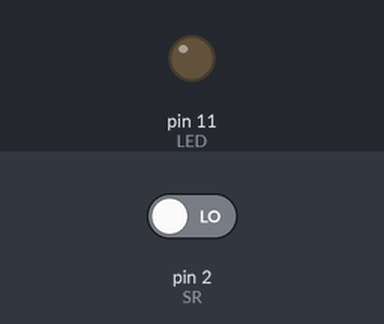
A sketch run on a simulated Arduino Uno, built with avr-gcc and run on an emulated ATmega328P. On the bench: output pins drawn as LEDs (lit = HIGH). The test bench sets the inputs (shaded band); at power-on: pin 2 (SR) LOW.

Above: at 1.2 s.
1.3 s: pin 2 (SR) driven HIGH
At 2.0 s:
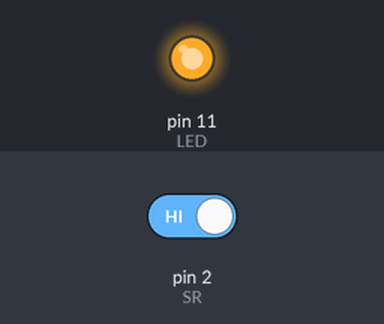
2.8 s: pin 2 (SR) driven LOW
At 3.2 s:
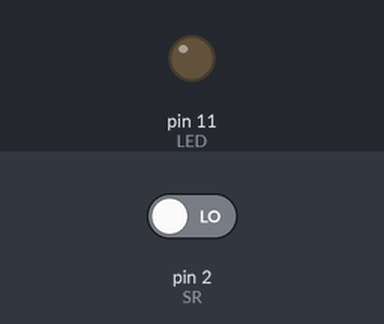
Timing chart, 0 to 5.8 s (numbered marks = the images above; inputs shaded):
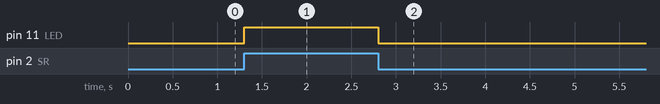

Measured:
- after the input at 1.3 s, pin 11 (LED): LOW → HIGH at once
- after the input at 2.8 s, pin 11 (LED): HIGH → LOW at once

The sketch:

Pulsador_2.ino
```cpp
/*
   Pulsador_II
   Acender un led cando se prema o pulsador
   apagalo en caso contrario
   xrosas_22
*/

#define SR 2   // Pin do pulsador
#define LED 11 // pin do led

void setup() {
  pinMode(LED, OUTPUT);  //modo pin como saida
  pinMode(SR, INPUT);//modo pin como saida
}

void loop() {
  //si o pulsador é "1" acende o led
  if (digitalRead (SR) == HIGH) {
    digitalWrite(LED, HIGH);
  }
  // en caso contrario apaga o led
  else {
    digitalWrite(LED, LOW);
  }
}
```
